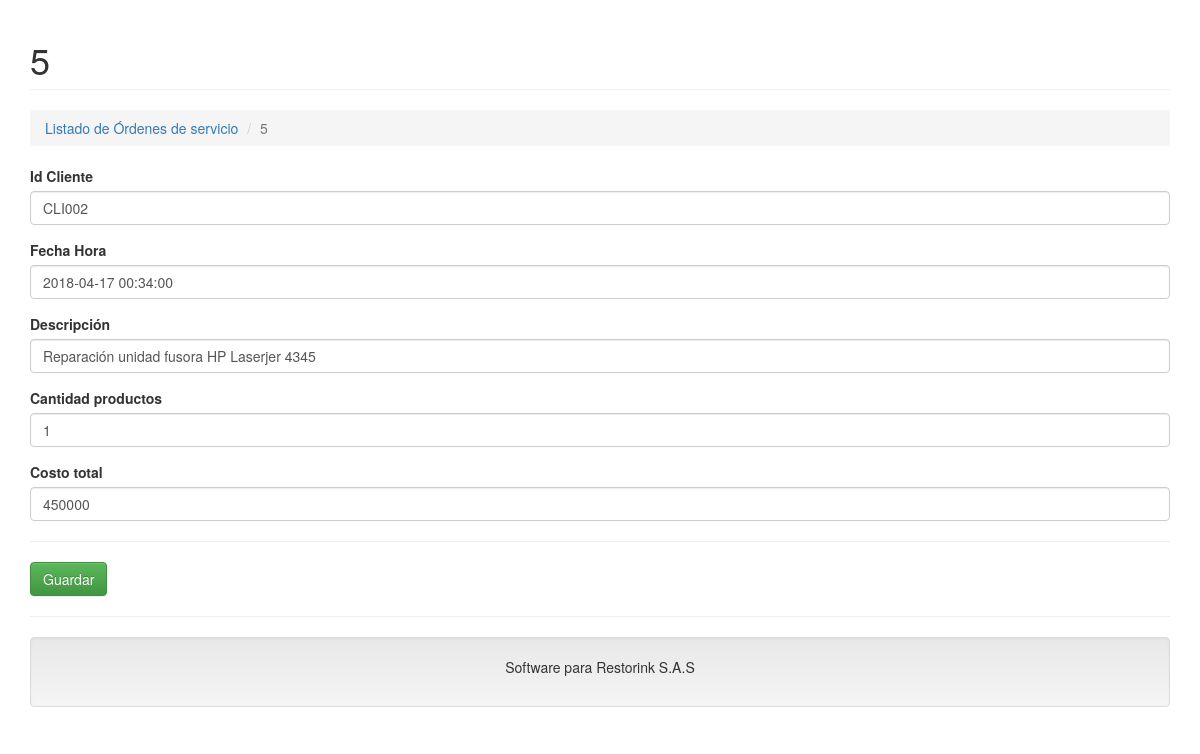
Screenshot of /?c=OrdenServicio&a=Crud&id=5 with the database file from the repository.
### tables this page shows
CREATE TABLE `ordenservicio` (
  `id` int(11) NOT NULL,
  `idCliente` varchar(45) NOT NULL,
  `fechaHora` datetime NOT NULL,
  `descripcion` varchar(255) NOT NULL,
  `cantidadProductos` int(11) NOT NULL,
  `costoTotal` float NOT NULL
);

### controller/ordenservicio.controller.php (called while the page is built, shortened)
<?php
require_once 'model/ordenservicio.php';
class OrdenServicioController{
    private $model;
    public function __CONSTRUCT(){
        $this->model = new OrdenServicio();
    }
    public function Crud(){
        $alm = new OrdenServicio();
        if(isset($_REQUEST['id'])){
            $alm = $this->model->Obtener($_REQUEST['id']);
        }
        require_once 'view/header.php';
        require_once 'view/ordenservicio/ordenservicio-editar.php';
        require_once 'view/footer.php';
    }
}

### model/database.php (called while the page is built)
<?php
class Database
{
    public static function StartUp()
    {
        $pdo = new PDO('mysql:host=localhost;dbname=mydb;charset=utf8', 'root', '');
        $pdo->setAttribute(PDO::ATTR_ERRMODE, PDO::ERRMODE_EXCEPTION);
        return $pdo;
    }
}

### model/ordenservicio.php (called while the page is built, shortened)
<?php
class OrdenServicio
{
	private $pdo;
	public function __CONSTRUCT()
	{
		try
		{
			$this->pdo = Database::StartUp();
		}
		catch(Exception $e)
		{
			die($e->getMessage());
		}
	}
	public function Obtener($id)
	{
		try
		{
			$stm = $this->pdo
			          ->prepare("SELECT * FROM ordenservicio WHERE id = ?");
			$stm->execute(array($id));
			return $stm->fetch(PDO::FETCH_OBJ);
		} catch (Exception $e)
		{
			die($e->getMessage());
		}
	}
}

### view/ordenservicio/ordenservicio-editar.php (the view, shortened to what this page needs)
<h1 class="page-header">
    <?php echo $alm->id != null ? $alm->id : 'Nuevo Registro'; ?>
</h1>
<ol class="breadcrumb">
  <li><a href="?c=OrdenServicio">Listado de Órdenes de servicio</a></li>
  <li class="active"><?php echo $alm->id != null ? $alm->id : 'Nuevo Registro'; ?></li>
</ol>
<form id="frm-orden" method="post" >
    <div class="form-group">
        <label>Id Cliente</label>
        <input type="text" id="idCliente" name="idCliente" value="<?php echo $alm->idCliente; ?>" class="form-control" placeholder="Ingrese el Id del Cliente" data-validacion-tipo="requerido|min:1" />
    </div>
    <div class="form-group">
        <label>Fecha Hora</label>
        <input type="text" id="fechaHora" name="fechaHora" value="<?php echo $alm->fechaHora; ?>" class="form-control datepicker"  />
    </div>
    <div class="form-group">
        <label>Descripción</label>
        <input type="text" id="descripcion" name="descripcion" value="<?php echo $alm->descripcion; ?>" class="form-control" placeholder="Ingrese la descripción" data-validacion-tipo="requerido" />
    </div>
    <div class="form-group">
        <label>Cantidad productos</label>
        <input type="text" id="cantidadProductos" name="cantidadProductos" value="<?php echo $alm->cantidadProductos; ?>" class="form-control" placeholder="Ingrese la cantidad de productos" data-validacion-tipo="requerido" />
    </div>
    <div class="form-group">
        <label>Costo total</label>
        <input type="text" id="costoTotal" name="costoTotal" value="<?php echo $alm->costoTotal; ?>" class="form-control" placeholder="Ingrese el costo total" data-validacion-tipo="requerido" />
    </div>
    <hr />
</form>
<button id="Guardar" class="btn btn-success">Guardar</button>

### rows the page displays
ordenservicio: id "5", idCliente "CLI002", fechaHora "2018-04-17 00:34:00", descripcion "Reparación unidad fusora HP Laserjer 4345", cantidadProductos "1", costoTotal "450000"
